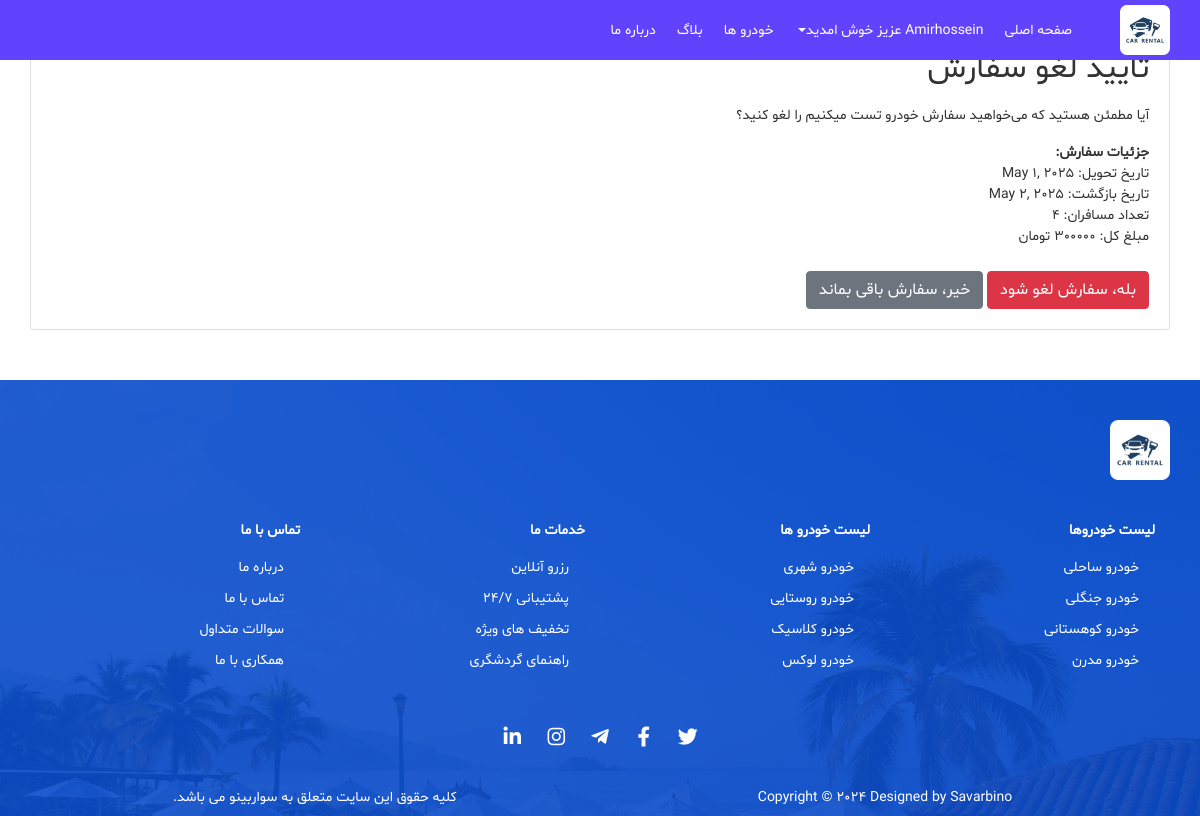
Screenshot of /reservations/cancel-order/4/ (signed in) with the database file from the repository.
### users/models.py (models this page shows)
class User(AbstractUser):
    ROLES = ((1, 'Admin'), (2, 'Renter'), (3, 'Passenger'))
    role = models.IntegerField(choices=ROLES, default=3)
    phonenumber = models.CharField(max_length=15, blank=True, null=True)
    address = models.TextField(blank=True, null=True)
    role_change_requested = models.BooleanField(default=False)
    is_active = models.BooleanField(default=True)
    objects = UserManager()

### reservations/models.py (models this page shows, shortened)
class Order(models.Model):
    car = models.ForeignKey(Car, on_delete=models.CASCADE)
    user = models.ForeignKey(User, on_delete=models.CASCADE)
    pickup_date = models.DateField()
    return_date = models.DateField()
    number_of_passengers = models.IntegerField()
    total_price = models.DecimalField(max_digits=10, decimal_places=0)
    created_at = models.DateTimeField(auto_now_add=True)
    status = models.CharField(max_length=20, choices=[
        ('pending', 'در انتظار تایید'),
        ('confirmed', 'تایید شده'),
        ('cancelled', 'لغو شده'),
        ('completed', 'تکمیل شده')
    ], default='pending')

### car/models.py (models this page shows, shortened)
class Car(models.Model):
    name = models.CharField(max_length=100)
    image = models.ImageField(upload_to='car_images/')
    image2 = models.ImageField(upload_to='car_images/', null=True, blank=True)
    image3 = models.ImageField(upload_to='car_images/', null=True, blank=True)
    image4 = models.ImageField(upload_to='car_images/', null=True, blank=True)
    image5 = models.ImageField(upload_to='car_images/', null=True, blank=True)
    city = models.CharField(max_length=100)
    capacity = models.IntegerField()
    price_per_day = models.IntegerField()
    with_driver = models.BooleanField(default=False)
    user = models.ForeignKey(User, on_delete=models.CASCADE)
    is_active = models.BooleanField(default=True)

### reservations/views.py (the view, shortened to what this page needs)
# urls.py: path('cancel-order/<int:pk>/', views.cancel_order, name='cancel_order'),
@login_required
def cancel_order(request, pk):
    order = get_object_or_404(Order, pk=pk, user=request.user)
    return render(request, 'reservations/confirm_cancel_order.html', {'order': order})

### templates/reservations/confirm_cancel_order.html (shortened to what this page needs)
{% extends 'base.html' %}
{% load static %}
{% block content %}
<div class="container mt-4">
    <div class="card">
        <div class="card-body">
            <h2 class="card-title">تایید لغو سفارش</h2>
            <p class="card-text">آیا مطمئن هستید که می‌خواهید سفارش خودرو {{ order.car.name }} را لغو کنید؟</p>
            <div class="card-text mb-4">
                <strong>جزئیات سفارش:</strong><br>
                تاریخ تحویل: {{ order.pickup_date }}<br>
                تاریخ بازگشت: {{ order.return_date }}<br>
                تعداد مسافران: {{ order.number_of_passengers }}<br>
                مبلغ کل: {{ order.total_price }} تومان
            </div>
            <form method="post" class="d-inline">
                <button type="submit" class="btn btn-danger">بله، سفارش لغو شود</button>
                <a href="{% url 'reservations:user_orders' %}" class="btn btn-secondary">خیر، سفارش باقی بماند</a>
            </form>
        </div>
    </div>
</div>
{% endblock %}

### templates/includes/header.html (shortened to what this page needs)
{% load static %}
<header>
    <nav class="navbar navbar-expand-lg fixed-top p-0 header-nav">
        <div class="container">
            <a class="navbar-brand p-0 m-0" href="#">
                <img src="{% static 'images/logo.png' %}" alt="خودرو">
            </a>
            <div class="collapse navbar-collapse" id="navbarSupportedContent">
                <ul class="navbar-nav">
                    <li class="nav-item">
                        <a class="nav-link active" href="{% url 'home' %}" title="صفحه اصلی">صفحه اصلی</a>
                    </li>
                    {% if user.is_authenticated %}
                        <li class="nav-item dropdown">
                            <a class="nav-link dropdown-toggle d-flex align-items-center" href="#" id="navbarDropdown"
                                role="button" data-toggle="dropdown" aria-haspopup="true" aria-expanded="false"
                                title="خودرو ها">
                                {{ user.first_name }} عزیز خوش امدید
                            </a>
                        </li>
                    {% endif %}
                    <li class="nav-item">
                        <a class="nav-link" href="{% url 'car:car_list' %}" title="خودرو ها">خودرو ها</a>
                    </li>
                   <li class="nav-item">
                        <a class="nav-link" href="{% url 'article' %}" title="بلاگ">بلاگ</a>
                    </li>
                    <li class="nav-item">
                        <a class="nav-link" href="{% url 'about_us' %}" title="درباره ما">درباره ما</a>
                    </li>
                </ul>
            </div>
        </div>
    </nav>
</header>

### static/css/style.css (style rules this page uses)
* { flex-wrap: wrap; font-family: shabnam; position: relative; box-sizing: border-box; outline: none; }
body { text-align: right; color: #333333; font-size: 14px; }
a, a:hover, a:active, a:focus { text-decoration: none; color: inherit; }
.container, .container-fluid { padding: 0; }
img { max-width: 100%; }
.h1, .h2, .h3, .h4, .h5, .h6, h1, h2, h3, h4, h5, h6 { line-height: 1.5; }
:root { --main-blue: #094ccb; --main-light-blue: #3094fb; --main-yellow: #fbce45; --main-red: #f50f76; }
.header-nav { background-color: #6143FE; color: white; transition: 0.3s linear; }
.header-nav .navbar-brand img { max-width: 100px; max-height: 60px; padding: 5px 0; }
.header-nav .nav-link { margin-left: 5px; transition: 0.15s linear; }

### rows the page displays
User: first_name "Amirhossein"
Order: car.name "تست میکنیم", pickup_date "May 1, 2025", return_date "May 2, 2025", number_of_passengers "4"
